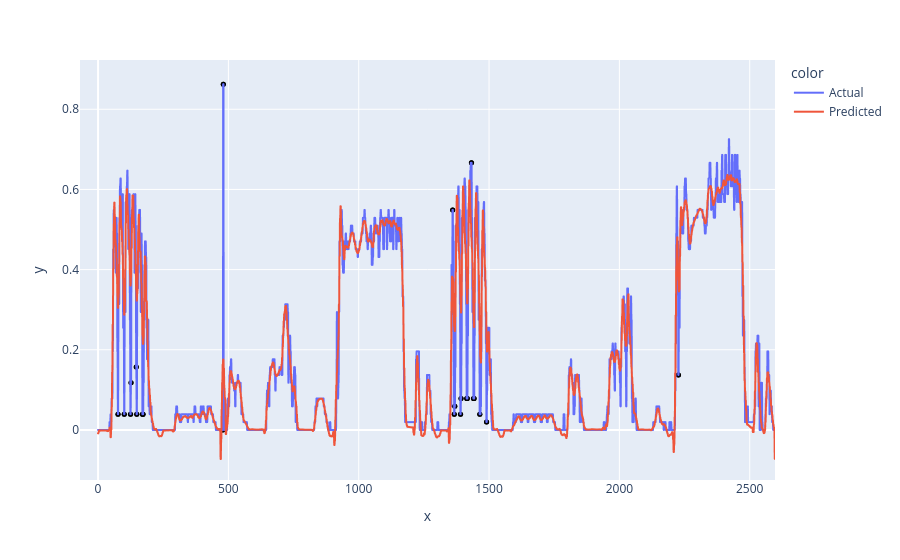

Notebook cell for this chart:
### Code cell
graph_for_dilation(df10_testX, 0, 0, mean, std, 2)

### Figure 1 — Plotly figure (JSON) as saved in the notebook; plotly's stock layout.template omitted (floating-point values rounded to 4 significant figures; data arrays with more than 128 entries replaced by an {"elided": "..."} marker saying what was removed)
{"data": [{"hovertemplate": "color=Actual<br>x=%{x}<br>y=%{y}<extra></extra>", "legendgroup": "Actual", "line": {"color": "#636efa", "dash": "solid"}, "marker": {"symbol": "circle"}, "mode": "lines", "name": "Actual", "showlegend": true, "type": "scattergl", "x": {"elided": "2598 int values"}, "xaxis": "x", "y": {"elided": "2598 float values"}, "yaxis": "y"}, {"hovertemplate": "color=Predicted<br>x=%{x}<br>y=%{y}<extra></extra>", "legendgroup": "Predicted", "line": {"color": "#EF553B", "dash": "solid"}, "marker": {"symbol": "circle"}, "mode": "lines", "name": "Predicted", "showlegend": true, "type": "scattergl", "x": {"elided": "2598 int values"}, "xaxis": "x", "y": {"elided": "2598 float values"}, "yaxis": "y"}, {"hovertemplate": "x=%{x}<br>y=%{y}<extra></extra>", "legendgroup": "", "marker": {"color": "black", "size": 5, "symbol": "circle"}, "mode": "markers", "name": "", "orientation": "v", "showlegend": false, "type": "scatter", "x": [76, 77, 100, 101, 124, 125, 126, 127, 146, 147, 148, 149, 170, 171, 172, 173, 478, 479, 480, 481, 1360, 1361, 1366, 1367, 1368, 1369, 1390, 1391, 1392, 1393, 1414, 1415, 1416, 1417, 1432, 1433, 1440, 1441, 1442, 1443, 1464, 1465, 1490, 1491, 2226, 2227], "xaxis": "x", "y": [0.03922, 0.03922, 0.03922, 0.03922, 0.03922, 0.03922, 0.1176, 0.1176, 0.1569, 0.1569, 0.03922, 0.03922, 0.03922, 0.03922, 0.03922, 0.03922, 0.0, 0.0, 0.8627, 0.8627, 0.549, 0.549, 0.03922, 0.03922, 0.05882, 0.05882, 0.03922, 0.03922, 0.07843, 0.07843, 0.07843, 0.07843, 0.07843, 0.07843, 0.6667, 0.6667, 0.07843, 0.07843, 0.07843, 0.07843, 0.03922, 0.03922, 0.01961, 0.01961, 0.1373, 0.1373], "yaxis": "y"}], "layout": {"legend": {"title": {"text": "color"}, "tracegroupgap": 0}, "margin": {"t": 60}, "xaxis": {"anchor": "y", "domain": [0, 1], "title": {"text": "x"}}, "yaxis": {"anchor": "x", "domain": [0, 1], "title": {"text": "y"}}}}
